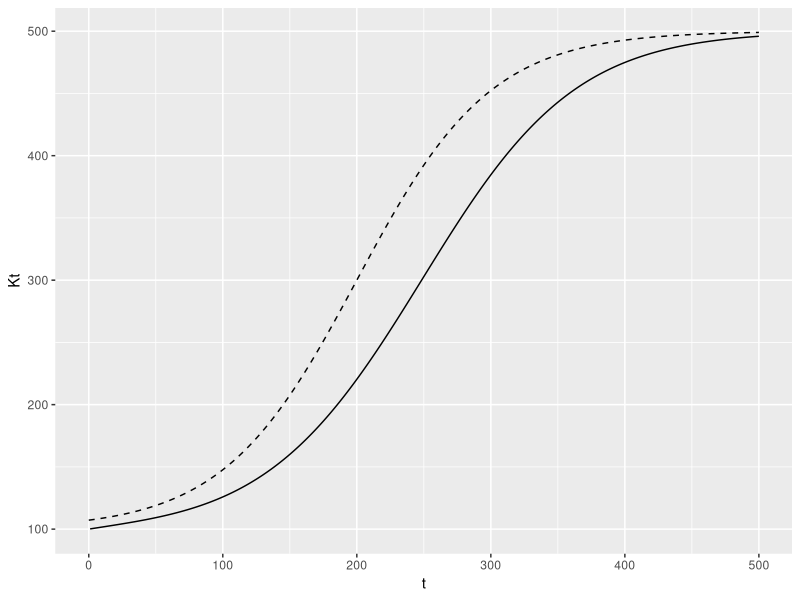
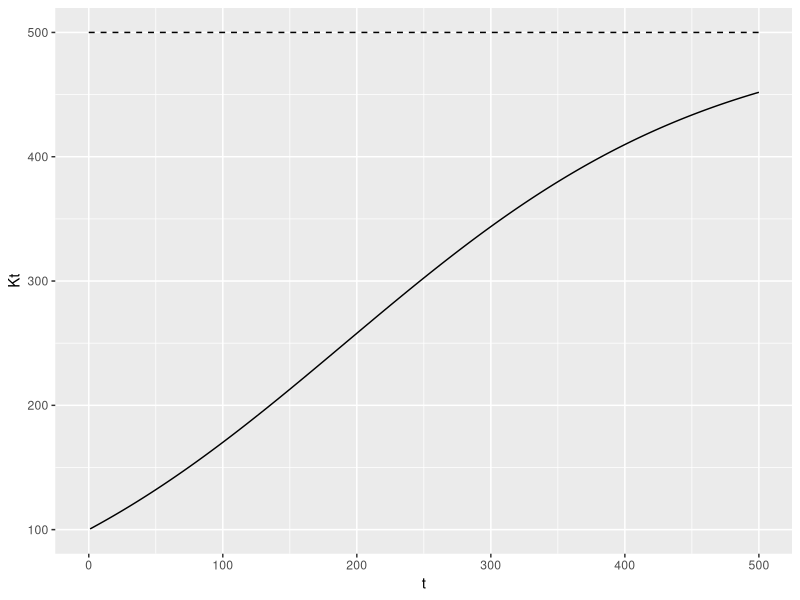
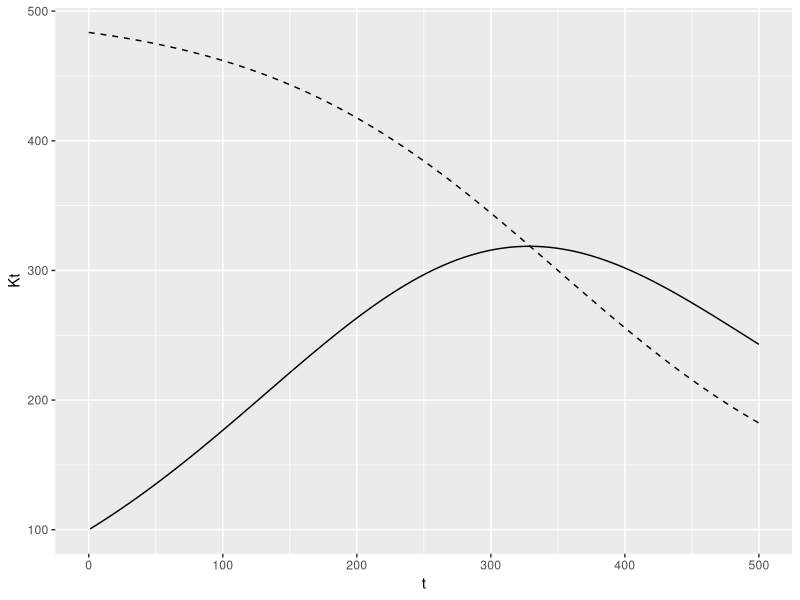
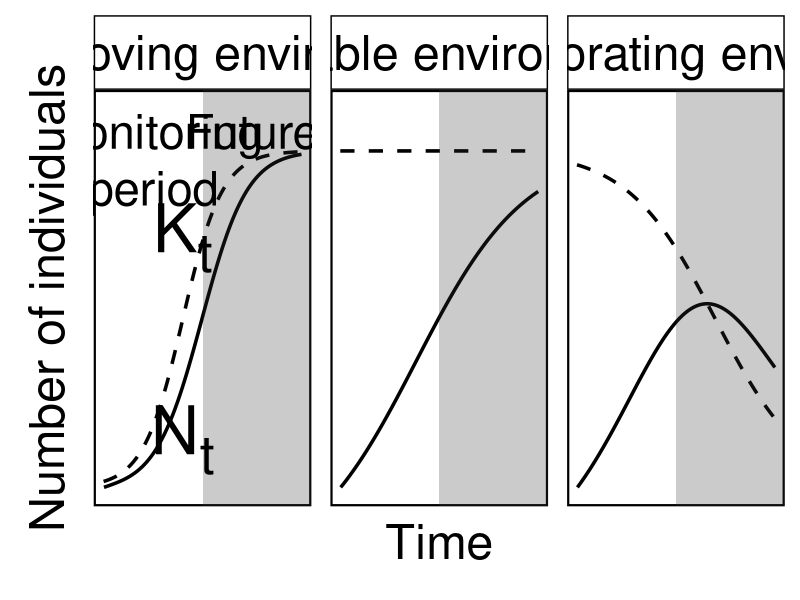
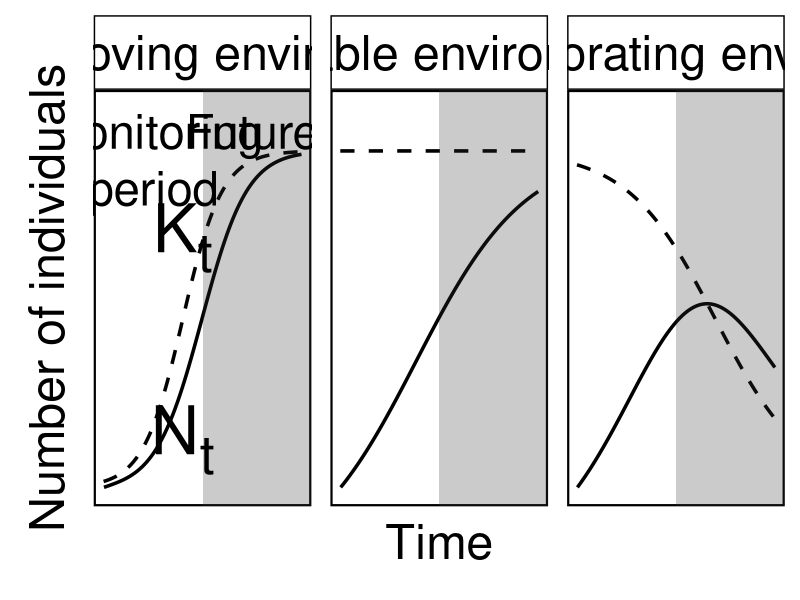

Write R code to recreate these figures, in order.
library(dplyr)
library(ggplot2)

## Growth of N
Nt_old <- function(t, N0, K, r){
  (K*N0*exp(r*t))/(K+N0*(exp(r*t) - 1))
}

# ggplot() +
#   geom_line(aes(x = 0:500, y = Nt(t = 0:500, K = 200, N0 = 10, r = 0.025)))

############

## Change in K with time

Kt <- function(t, K1 = 200, K2 = 400, Kr = 0.1, t_inflection = 50){
  K1 + (K2/(1 + exp(-Kr*(t - t_inflection))))
}

############

## Change in Nt with change in Kt

Nt <- function(t, N0, r, K1, K2 = 0, Kr = 0, t_inflection = 0,
               verbose = FALSE){

  Kt <- Kt(t = t, K1 = K1,
           K2 = K2, Kr = Kr,
           t_inflection = t_inflection)
  Nt <- Kt/(1 + ((Kt - N0)/N0)*exp(-r*t))

  if (verbose) {
    print(paste("t: ", t, "K: ", Kt, "N: ", Nt))
  }

  return(Nt)

}

#########

## Create our figure

### Panel 1: Rapid growth in N matches K

plot_data_fig1a <- data.frame(t = 0:500, K1 = 100, K2 = 400, Kr = 0.02, t_inflection = 200,
                              N0 = 100, r = 0.025) |>
  mutate(Kt = Kt(t = t, K1 = K1, K2 = K2, Kr = Kr, t_inflection = t_inflection),
         Nt = NA,
         panel = c("A) Improving environment"))

for (i in 2:nrow(plot_data_fig1a)) {

  N0 <- if (i == 2) plot_data_fig1a$N0[1] else plot_data_fig1a$Nt[i - 1]

  plot_data_fig1a$Nt[i] <- Nt_old(t = 1, N0 = N0, r = plot_data_fig1a$r[1], K = plot_data_fig1a$Kt[i])

}

ggplot(data = plot_data_fig1a) +
  geom_line(aes(x = t, y = Kt), lty = 2) +
  geom_line(aes(x = t, y = Nt), lty = 1)

### Panel 2: Rapid growth in N stable K

plot_data_fig1b <- data.frame(t = 0:500, K1 = 500, K2 = 0, Kr = 0, t_inflection = 0,
                              N0 = 100,
                              r = 0.00725) |>
  mutate(Kt = Kt(t = t, K1 = K1, K2 = K2, Kr = Kr, t_inflection = t_inflection),
         Nt = NA,
         panel = c("B) Stable environment"))

for (i in 2:nrow(plot_data_fig1b)) {

  N0 <- if (i == 2) plot_data_fig1b$N0[1] else plot_data_fig1b$Nt[i - 1]

  plot_data_fig1b$Nt[i] <- Nt_old(t = 1, N0 = N0, r = plot_data_fig1b$r[1], K = plot_data_fig1b$Kt[i])

}

ggplot(data = plot_data_fig1b) +
  geom_line(aes(x = t, y = Kt), lty = 2) +
  geom_line(aes(x = t, y = Nt), lty = 1)

### Panel 3: Slow growth in N declining K

plot_data_fig1c <- data.frame(t = 0:500, K1 = 500, K2 = -400, Kr = 0.009, t_inflection = 350,
                              N0 = 100, r = 0.008) |>
  mutate(Kt = Kt(t = t, K1 = K1, K2 = K2, Kr = Kr, t_inflection = t_inflection),
         Nt = NA,
         panel = c("C) Deteriorating environment"))

for (i in 2:nrow(plot_data_fig1c)) {

  N0 <- if (i == 2) plot_data_fig1c$N0[1] else plot_data_fig1c$Nt[i - 1]

  plot_data_fig1c$Nt[i] <- Nt_old(t = 1, N0 = N0, r = plot_data_fig1c$r[1], K = plot_data_fig1c$Kt[i])

}

ggplot(data = plot_data_fig1c) +
  geom_line(aes(x = t, y = Kt), lty = 2) +
  geom_line(aes(x = t, y = Nt), lty = 1)

############

### Combine:
library(patchwork)
library(ggtext)

panel1 <- ggplot() +
  geom_line(data = plot_data_fig1a,
            aes(x = t, y = Kt), lty = 2, linewidth = 1.2) +
  geom_line(data = plot_data_fig1a,
            aes(x = t, y = Nt), lty = 1, linewidth = 1.2) +
  geom_ribbon(aes(x = c(250, Inf),
                  ymin = c(-Inf, -Inf),
                  ymax = c(Inf, Inf)), alpha = 0.25) +
  # geom_richtext(aes(x = 15, y = 540, label = "a)"),
  #           size = 8,
  #           fill = NA, label.colour = NA,) +
  geom_richtext(aes(x = 200, y = 390,
                    label = "K<sub>t</sub>"),
                fill = NA, label.colour = NA,
                size = 17) +
  geom_richtext(aes(x = 200, y = 150,
                    label = "N<sub>t</sub>"),
                fill = NA, label.colour = NA,
                size = 17) +
  geom_richtext(aes(x = c(125, 375),
                    y = c(550, 550),
                    label = c("Monitoring<br>period", "Future")),
                fill = NA, label.colour = NA,
                size = 12, hjust = 0.5, vjust = 1) +
  coord_cartesian(ylim = c(NA, 550)) +
  labs(y = "Number of individuals") +
  facet_wrap(facets = ~panel) +
  theme_classic() +
  theme(axis.text = element_blank(),
        axis.ticks = element_blank(),
        axis.title.x = element_blank(),
        axis.title.y = element_text(size = 35, margin = margin(r = 10, l = 10)),
        axis.line = element_blank(),
        strip.background = element_rect(fill = "white"),
        strip.text = element_text(size = 35, colour = "black",
                                  margin = margin(t = 10, b = 10)),
        panel.background = element_rect(colour = "black", linewidth = 1.5))

panel2 <- ggplot() +
  geom_line(data = plot_data_fig1b,
            aes(x = t, y = Kt), lty = 2, linewidth = 1.2) +
  geom_line(data = plot_data_fig1b,
            aes(x = t, y = Nt), lty = 1, linewidth = 1.2) +
  geom_ribbon(aes(x = c(250, Inf),
                  ymin = c(-Inf, -Inf),
                  ymax = c(Inf, Inf)), alpha = 0.25) +
  # geom_text(aes(x = 15, y = 540, label = "b)"),
  #           size = 8) +
  coord_cartesian(ylim = c(NA, 550)) +
  facet_wrap(facets = ~panel) +
  labs(x = "Time") +
  theme_classic() +
  theme(axis.text = element_blank(),
        axis.ticks = element_blank(),
        axis.title.y = element_blank(),
        axis.title.x = element_text(size = 35, margin = margin(t = 10, b = 10)),
        axis.line = element_blank(),
        strip.background = element_rect(fill = "white"),
        strip.text = element_text(size = 35, colour = "black",
                                  margin = margin(t = 10, b = 10)),
        panel.background = element_rect(colour = "black", linewidth = 1.5))

panel3 <- ggplot() +
  geom_line(data = plot_data_fig1c,
            aes(x = t, y = Kt), lty = 2, linewidth = 1.2) +
  geom_line(data = plot_data_fig1c,
            aes(x = t, y = Nt), lty = 1, linewidth = 1.2) +
  geom_ribbon(aes(x = c(250, Inf),
                  ymin = c(-Inf, -Inf),
                  ymax = c(Inf, Inf)), alpha = 0.25) +
  # geom_text(aes(x = 15, y = 540, label = "c)"),
  #           size = 8) +
  coord_cartesian(ylim = c(NA, 550)) +
  facet_wrap(facets = ~panel) +
  theme_classic() +
  theme(axis.text = element_blank(),
        axis.ticks = element_blank(),
        axis.title = element_blank(),
        axis.line = element_blank(),
        strip.background = element_rect(fill = "white"),
        strip.text = element_text(size = 35, colour = "black",
                                  margin = margin(t = 10, b = 10)),
        panel.background = element_rect(colour = "black", linewidth = 1.5))

panel1 + panel2 + panel3 + plot_layout(nrow = 1)

ggsave(filename = here::here("./plots/K_theory_plot.png"), dpi = 600,
       height = 10, width = 30)
